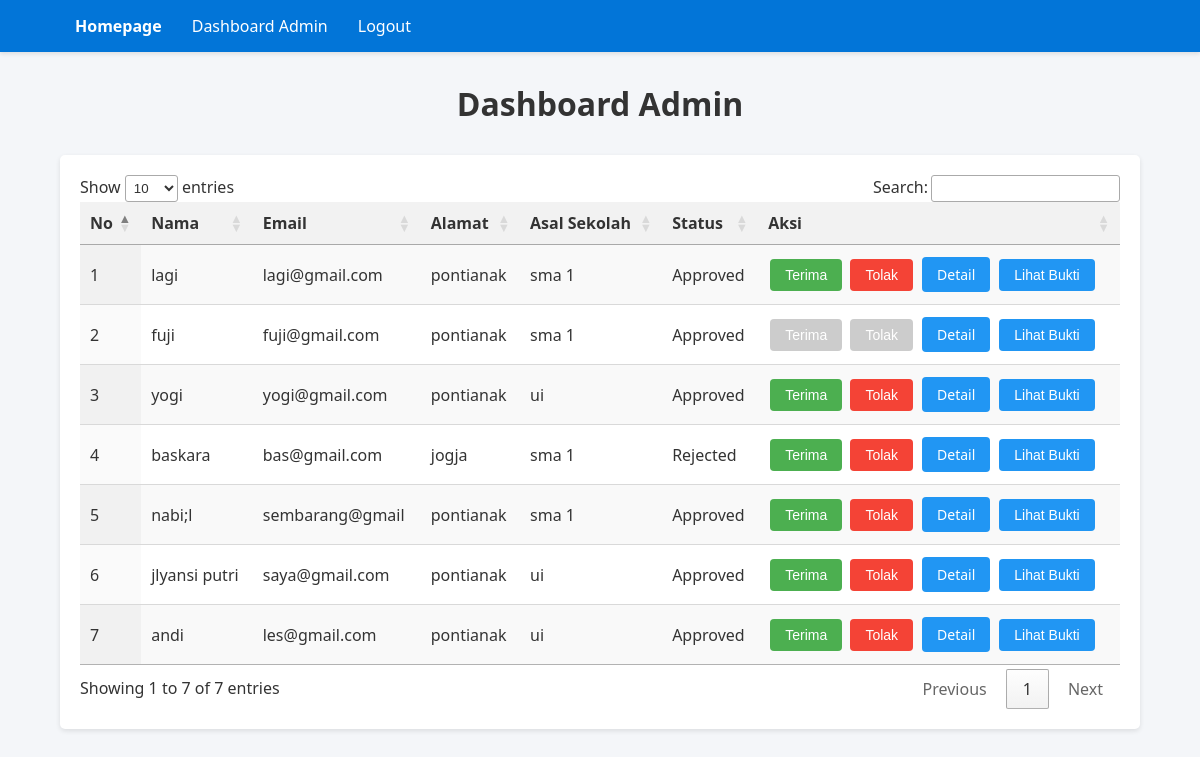
Page /dashboard_admin (signed in) on the earlier database version.
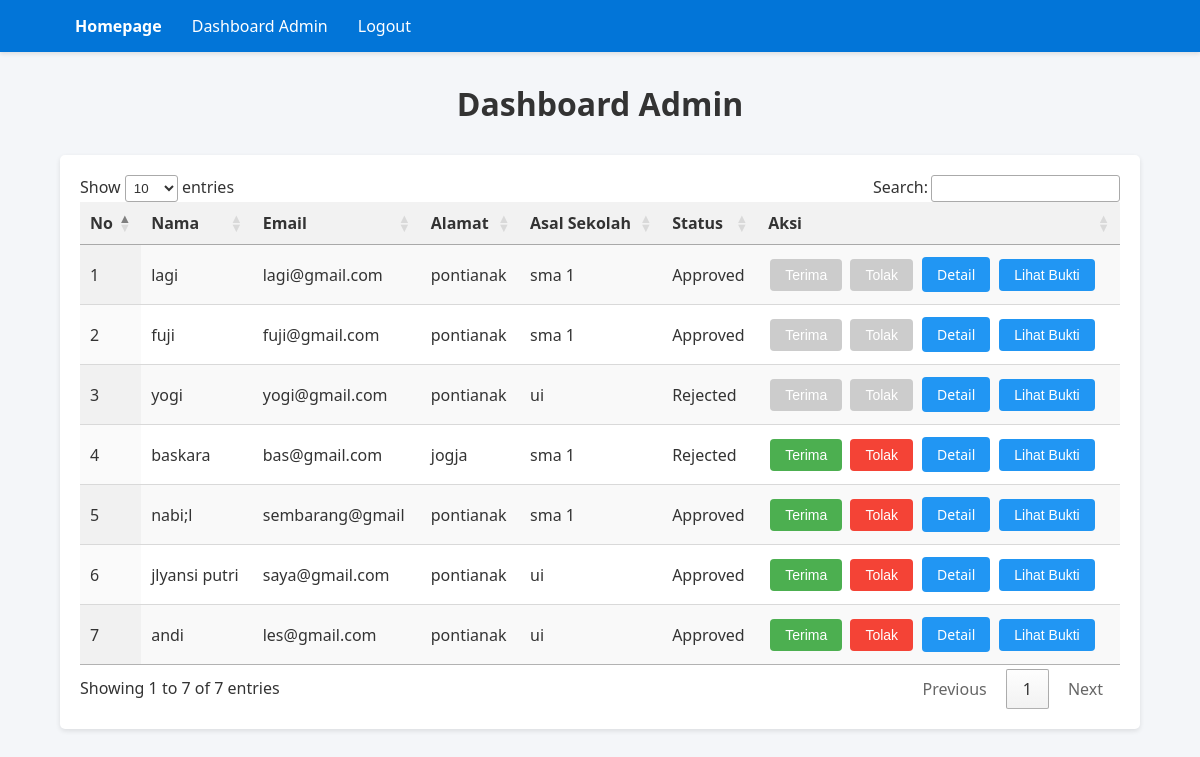
Same page on the later database version.
### models.py (models this page shows)
class User(db.Model):
    id = db.Column(db.Integer, primary_key=True)
    name = db.Column(db.String(100), nullable=False)
    email = db.Column(db.String(100), unique=True, nullable=False)
    password = db.Column(db.String(100), nullable=False)
    address = db.Column(db.String(200))
    school = db.Column(db.String(100))
    birth_date = db.Column(db.Date)
    phone = db.Column(db.String(15))
    gender = db.Column(db.String(10))
    hobby = db.Column(db.String(100))
    parent_name = db.Column(db.String(100))
    parent_job = db.Column(db.String(100))
    ijazah = db.Column(db.String(200))  # Link ke file ijazah
    kk = db.Column(db.String(200))  # Link ke file kartu keluarga
    ijazah_confirmed = db.Column(db.Boolean, default=False)  # Status konfirmasi ijazah
    kk_confirmed = db.Column(db.Boolean, default=False)  # Status konfirmasi KK
    status = db.Column(db.String(20), default='Pending')  # Pending, Approved, Rejected
    created_at = db.Column(db.DateTime, default=datetime.utcnow)  # Waktu pendaftaran
    payment_status = db.Column(db.String(20), default='Pending')  # Pending, Approved, Rejected
    payment_proof = db.Column(db.String(200))  # Path ke file bukti pembayaran
    is_action_taken = db.Column(db.Boolean, default=False)  # True jika admin sudah mengambil tindakan
    is_payment_action_taken = db.Column(db.Boolean, default=False)  # True jika admin sudah mengambil tindakan pada pembayaran

### app.py (the view, shortened to what this page needs)
@app.route('/dashboard_admin', methods=['GET', 'POST'])
def dashboard_admin():
    if 'admin_id' not in session:
        flash('Anda harus login sebagai admin untuk mengakses halaman ini.')
        return redirect(url_for('login'))
    users = User.query.order_by(User.created_at.desc()).all()
    return render_template('dashboard_admin.html', users=users)

### templates/dashboard_admin.html (shortened to what this page needs)
<!DOCTYPE html>
<html>
<head>
    <link rel="stylesheet" type="text/css" href="https://cdn.datatables.net/1.13.5/css/jquery.dataTables.min.css">
</head>
<body>
    <nav class="navbar">
        <div class="container">
            <div class="navbar-links">
                <a href="/" class="navbar-brand">Homepage</a>
                <a href="/dashboard_admin">Dashboard Admin</a>
                <a href="/logout">Logout</a>
            </div>
        </div>
    </nav>
    <div class="container">
        <h1>Dashboard Admin</h1>
        <table id="adminTable" class="display">
            <thead>
                <tr>
                    <th>No</th>
                    <th>Nama</th>
                    <th>Email</th>
                    <th>Alamat</th>
                    <th>Asal Sekolah</th>
                    <th>Status</th>
                    <th>Aksi</th>
                </tr>
            </thead>
            <tbody>
                {% for user in users %}
                <tr>
                    <td>{{ loop.index }}</td>
                    <td>{{ user.name }}</td>
                    <td>{{ user.email }}</td>
                    <td>{{ user.address or 'Belum diisi' }}</td>
                    <td>{{ user.school or 'Belum diisi' }}</td>
                    <td>{{ user.status }}</td>
                    <td>
                        <div class="action-buttons">
                            <form method="POST" action="{{ url_for('dashboard_admin') }}">
                                <button type="submit" name="action" value="approve" class="btn btn-green"
                                    {% if user.is_action_taken %}disabled{% endif %}>Terima</button>
                                <button type="submit" name="action" value="reject" class="btn btn-red"
                                    {% if user.is_action_taken %}disabled{% endif %}>Tolak</button>
                            </form>
                            <a href="{{ url_for('user_detail', user_id=user.id) }}" class="btn btn-detail">Detail</a>
                            {% if user.payment_proof %}
                                <button onclick="viewPaymentProof('{{ url_for('static', filename=user.payment_proof) }}', {{ user.id }})"
                                    class="btn btn-blue">Lihat Bukti</button>
                            {% else %}
                                <span>Belum ada bukti pembayaran</span>
                            {% endif %}
                        </div>
                    </td>
                </tr>
                {% endfor %}
            </tbody>
        </table>
    </div>
</body>
</html>

### templates/dashboard_admin.html (style rules this page uses)
body { font-family: 'Segoe UI', Arial, sans-serif; margin: 0; padding: 0; background-color: #f4f6f9; color: #333; }
.navbar { background-color: #0275d8; color: white; padding: 15px 0; box-shadow: 0 2px 4px rgba(0, 0, 0, 0.1); }
.container { width: 90%; max-width: 1200px; margin: 0 auto; padding: 0 15px; }
.navbar-links { display: flex; align-items: center; }
.navbar-brand { font-size: 20px; font-weight: bold; margin-right: 30px; }
.navbar a { color: white; text-decoration: none; margin: 0 15px; font-size: 16px; }
.container h1 { margin: 30px 0; color: #333; text-align: center; }
.btn { display: inline-block; padding: 8px 15px; margin: 2px; border-radius: 4px; text-decoration: none; font-size: 14px; cursor: pointer; border: none; text-align: center; }
.btn-green { background-color: #4CAF50; color: white; }
.btn-red { background-color: #f44336; color: white; }
.btn-blue, .btn-detail { background-color: #2196F3; color: white; }
.btn:disabled { background-color: #cccccc; cursor: not-allowed; }
table.dataTable thead th { background-color: #f2f2f2; color: #333; font-weight: bold; padding: 12px 10px; }
table.dataTable tbody td { padding: 10px; vertical-align: middle; }
.action-buttons { display: flex; flex-wrap: wrap; gap: 5px; align-items: center; }

Differences in the rows shown:
changed User "lagi": is_action_taken False → True (drawn)
changed User "yogi": status "Approved" → "Rejected"; is_action_taken False → True (drawn)
